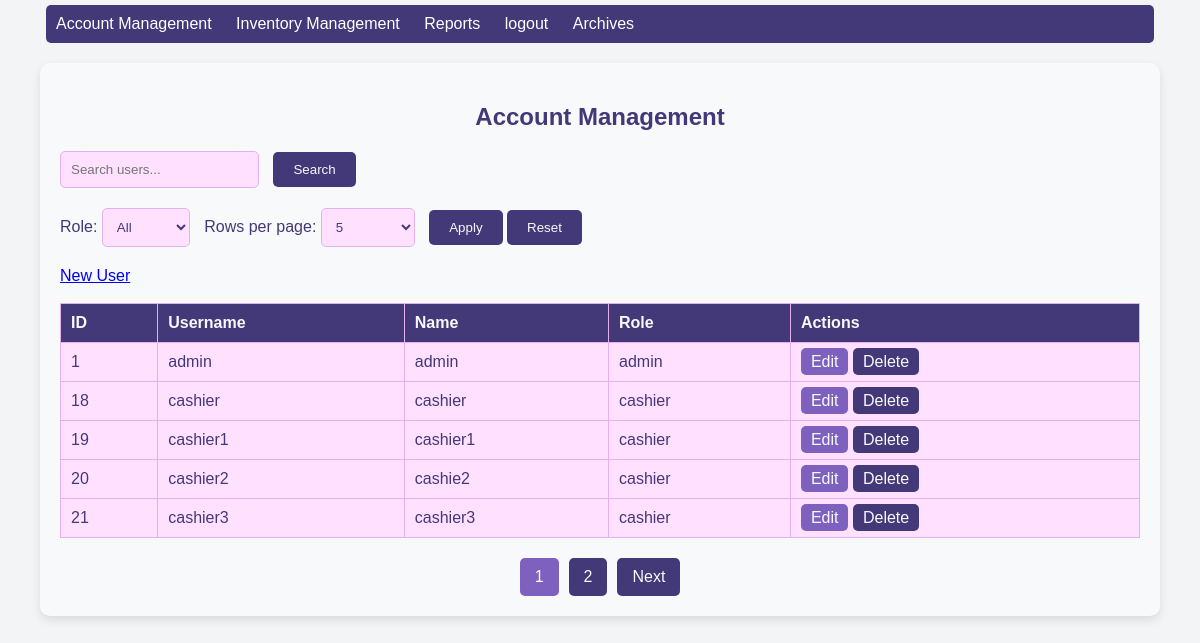
Page /Account-Management.php (signed in) on the committed database.
### tables this page shows
CREATE TABLE `users` (
  `user_id` int(11) NOT NULL,
  `username` varchar(100) NOT NULL,
  `name` varchar(100) NOT NULL,
  `password` varchar(100) NOT NULL,
  `role` enum('admin','cashier') NOT NULL
);

### Account-Management.php (the view, shortened to what this page needs)
<?php
require_once 'include/Database-connector.php';
$search_term = isset($_GET['search']) ? $_GET['search'] : '';
$role_filter = isset($_GET['role']) ? $_GET['role'] : '';
$rows_per_page = isset($_GET['rows']) ? (int) $_GET['rows'] : 5;
$current_page = isset($_GET['page']) ? (int) $_GET['page'] : 1;
$sql = "SELECT * FROM users WHERE (username LIKE ? OR name LIKE ?)";
$search_term_with_wildcards = "%" . $search_term . "%";
$params = ["ss", $search_term_with_wildcards, $search_term_with_wildcards];
$total_sql = "SELECT COUNT(*) AS total_users FROM users WHERE (username LIKE ? OR name LIKE ?)";
$total_params = ["ss", $search_term_with_wildcards, $search_term_with_wildcards];
$total_stmt = $conn->prepare($total_sql);
$total_stmt->bind_param(...$total_params);
$total_stmt->execute();
$total_result = $total_stmt->get_result();
$total_row = $total_result->fetch_assoc();
$total_users = $total_row['total_users'];
$total_pages = $rows_per_page == -1 ? 1 : ceil($total_users / $rows_per_page);
if ($rows_per_page != -1) {
    $offset = ($current_page - 1) * $rows_per_page;
    $sql .= " LIMIT ?, ?";
    $params[0] .= "ii";
    $params[] = $offset;
    $params[] = $rows_per_page;
}
$stmt = $conn->prepare($sql);
$stmt->bind_param(...$params);
$stmt->execute();
$result = $stmt->get_result();
?>
<!DOCTYPE html>
<html lang="en">
<head>
    <link rel="stylesheet" href="/css/account-management.css">
</head>
<body>
    <?php
    include 'include/navigation-for-admin.php';
    ?>
    <div class="container">
        <h2>Account Management</h2>
        <form action="Account-Management.php" method="get">
            <input type="text" name="search" placeholder="Search users..."
                value="<?php echo htmlspecialchars($search_term); ?>" />
            <button type="submit">Search</button>
        </form>
        <form action="Account-Management.php" method="get">
            <label for="role">Role:</label>
            <select name="role" id="role">
                <option value="">All</option>
            </select>
            <label for="rows">Rows per page:</label>
            <select name="rows" id="rows">
                <option value="5" <?php echo $rows_per_page == 5 ? 'selected' : ''; ?>>5</option>
            </select>
            <button type="submit">Apply</button>
            <button type="submit" name="reset" value="true">Reset</button>
        </form>
        <a href="add-user.php" class="btn btn-primary" role="button">New User</a>
        <br><br>
        <table>
            <thead>
                <tr>
                    <th>ID</th>
                    <th>Username</th>
                    <th>Name</th>
                    <th>Role</th>
                    <th>Actions</th>
                </tr>
            </thead>
            <tbody>
                <?php
                if ($result->num_rows > 0) {
                    while ($row = $result->fetch_assoc()) {
                        echo "
                            <tr>
                                <td>{$row['user_id']}</td>
                                <td>{$row['username']}</td>
                                <td>{$row['name']}</td>
                                <td>{$row['role']}</td>
                                <td>
                                    <a href='edit-user.php?id={$row['user_id']}' class='btn btn-primary btn-sm' role='button'>Edit</a>
                                    <a href='javascript:void(0);' onclick='showModal({$row['user_id']})' class='btn btn-danger btn-sm' role='button'>Delete</a>
                                </td>
                            </tr>
                        ";
                    }
                } else {
                    echo "<tr><td colspan='5'>No users found.</td></tr>";
                }
                ?>
            </tbody>
        </table>
        <?php if ($total_pages > 1): ?>
            <div class="pagination">
                <?php for ($i = 1; $i <= $total_pages; $i++): ?>
                    <a href="?search=<?php echo urlencode($search_term); ?>&role=<?php echo urlencode($role_filter); ?>&rows=<?php echo $rows_per_page; ?>&page=<?php echo $i; ?>"
                        class="<?php echo $i == $current_page ? 'active' : ''; ?>">
                        <?php echo $i; ?>
                    </a>
                <?php endfor; ?>
                <?php if ($current_page < $total_pages): ?>
                    <a
                        href="?search=<?php echo urlencode($search_term); ?>&role=<?php echo urlencode($role_filter); ?>&rows=<?php echo $rows_per_page; ?>&page=<?php echo $current_page + 1; ?>">Next</a>
                <?php endif; ?>
            </div>
        <?php endif; ?>
    </div>
</body>
</html>

### css/account-management.css (style rules this page uses)
:root { --primary-dark: rgb(67, 56, 120); --primary: rgb(126, 96, 191); --secondary: rgb(228, 177, 240); --accent: rgb(255, 225, 255); --font-color: #fff; --font-light: #f8f9fa; --bg-color: #f3f4f6; --error: #ff0000; --success: #00ff00; }
body { font-family: Arial, sans-serif; background-color: var(--bg-color); color: var(--primary-dark); margin: 0; padding: 0; }
.container { width: 90%; max-width: 1200px; margin: 20px auto; padding: 20px; background-color: var(--font-light); border-radius: 10px; box-shadow: 0 4px 10px rgba(0, 0, 0, 0.1); }
h2 { color: var(--primary-dark); text-align: center; }
form { margin-bottom: 20px; }
form input, form select { padding: 10px; margin-right: 10px; border: 1px solid var(--secondary); border-radius: 5px; background-color: var(--accent); color: var(--primary-dark); }
form button, .navbar-cashier a { padding: 10px 20px; background-color: var(--primary-dark); color: var(--font-light); border: none; border-radius: 5px; cursor: pointer; transition: background-color 0.3s ease; }
table { width: 100%; border-collapse: collapse; margin-bottom: 20px; }
table th, table td { padding: 10px; text-align: left; border: 1px solid var(--secondary); }
table th { background-color: var(--primary-dark); color: var(--font-light); }
table td { background-color: var(--accent); }
table a { text-decoration: none; padding: 5px 10px; border-radius: 5px; color: var(--font-light); }
table a.btn-primary { background-color: var(--primary); }
table a.btn-danger { background-color: var(--primary-dark); }
.pagination { display: flex; justify-content: center; gap: 10px; }
.pagination a { padding: 10px 15px; text-decoration: none; background-color: var(--primary-dark); color: var(--font-light); border-radius: 5px; }
.pagination a.active { background-color: var(--primary); color: white; }

### include/navigation-for-admin.php (style rules this page uses)
:root { --primary-dark: rgb(67, 56, 120); --primary: rgb(126, 96, 191); --secondary: rgb(228, 177, 240); --accent: rgb(255, 225, 255); --font-color: #fff; --font-light: #f8f9fa; --bg-color: #f3f4f6; --error: #ff0000; --success: #00ff00; }

### rows in the picture
users: user_id "1", username "admin", name "admin", role "admin"
users: user_id "18", username "cashier", name "cashier", role "cashier"
users: user_id "19", username "cashier1", name "cashier1", role "cashier"
users: user_id "20", username "cashier2", name "cashie2", role "cashier"
users: user_id "21", username "cashier3", name "cashier3", role "cashier"
